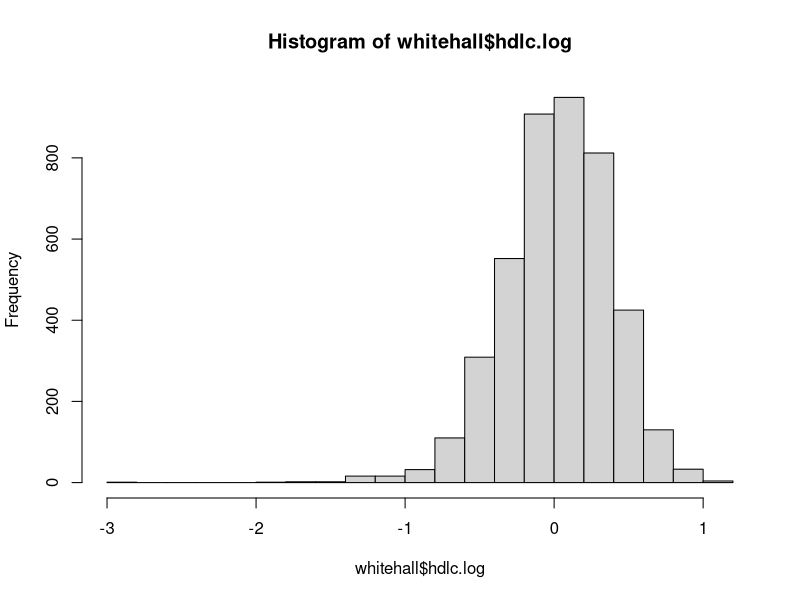
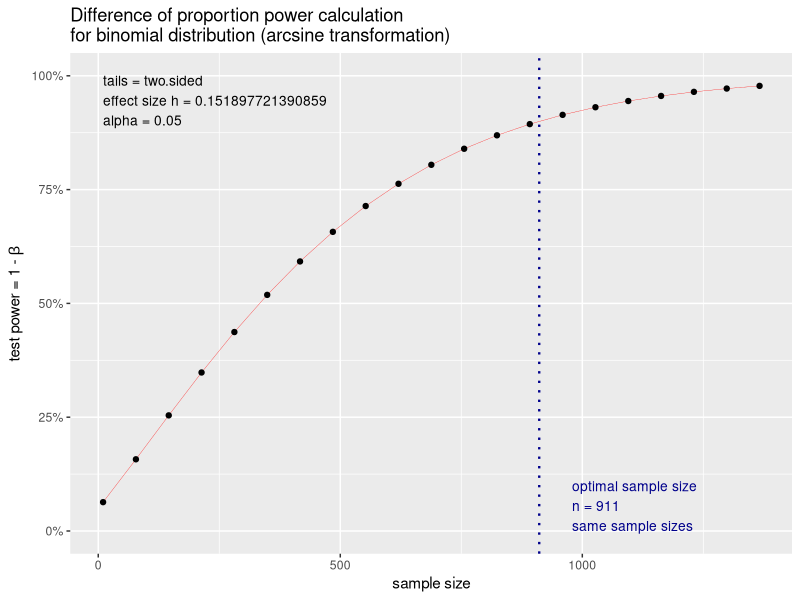
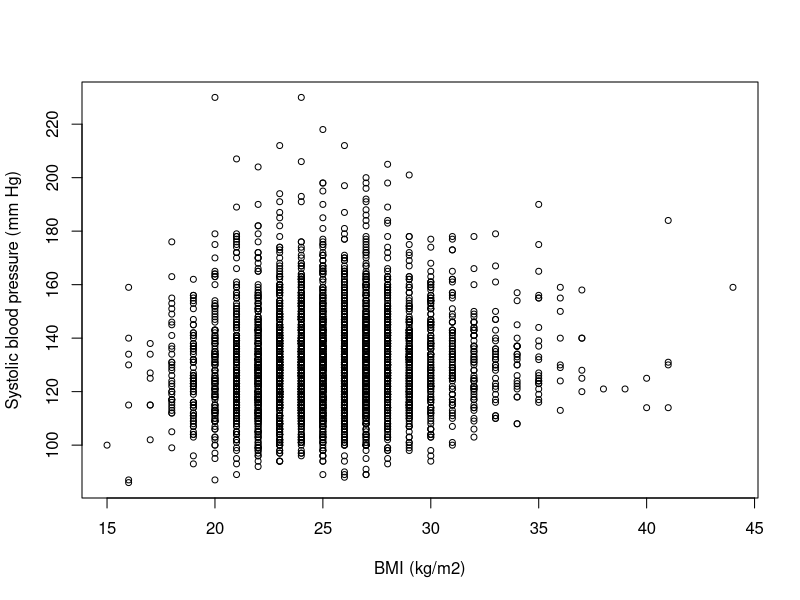

Reproduce these figures in R, in order.
# Get working directory ----
getwd()
setwd("C:/Users/Hon.Olayinka/Desktop/Data Science/THE GRAPH COURSES/FoSSA")

# Load dataset ----

whitehall <- read.csv("Whitehall_fossa(in).csv")

# Standard Error ----

# Calculate the Sample size, remember to exclude missing values!

SBP.n <- sum(!is.na(whitehall$sbp))

# Calculate SD, noting again that we are rounding to 3 significant figures and excluding NA values.

SBP.sd <- sd(whitehall$sbp, na.rm=T)
round(SBP.sd, digits=3)

#  Calculate SE

SBP.se <- SBP.sd/sqrt(SBP.n)

round (SBP.se, 3)

# 95% confidence interval ----

# Z0.975 is the 97.5% percentile of the standard normal distribution (~1.96 SD from the mean). We can determine this precisely in R using qnorm(0.975), as previously demonstrated.

Za <- qnorm(0.975)

SBP.mean <- mean(whitehall$sbp, na.rm=TRUE)

ci.Z_SBP <- c((SBP.mean - (SBP.se*Za)), (SBP.mean + (SBP.se*Za)))
ci.Z_SBP


# Calculate a 95% confidence interval for mean BMI ----

# Calculate the Sample Size

BMI.n <- sum(!is.na(whitehall$bmi))

# Calculate the SD

BMI.sd <- sd(whitehall$bmi, na.rm = T)

round(BMI.sd, 3)

# Calculate the SE

BMI.se <- BMI.sd/sqrt(BMI.n)

round(BMI.se, 3)

# Calculate the mean BMI

BMI.mean <- mean(whitehall$bmi, na.rm = T)

# Calculate the SE

Za <- qnorm(0.975)

ci.z_BMI <- c((BMI.mean - (BMI.se*Za)), (BMI.mean + (BMI.se*Za)))
ci.z_BMI

# 95% of sample means for BMI lie between 25.12 and 25.31

# Calculate 99% CI for BMI

ZA <- qnorm (0.995)

ci.z99_BMI <- c((BMI.mean - (BMI.se*ZA)), (BMI.mean + (BMI.se*ZA)))
ci.z99_BMI

# The 99% CI is wider. This is because only 1% of your sample means will fall outside this range. Therefore, to be more certain, the range of values will increase to allow for this.


# Recode BMI into a binary variable so that one group has a BMI below 25, and the other group has a BMI of 25 and above. Perform a t-test to compare the mean SBP in those with BMI<25 and those with BMI≥. ----

whitehall$bmi_grp4 <- NA
whitehall$bmi_grp4[whitehall$bmi < 25] <- 1
whitehall$bmi_grp4[whitehall$bmi >= 25] <- 2

table(whitehall$bmi_grp4)

# What is the mean SBP where BMI <25 (x1) ?

x1 <- aggregate(sbp~bmi_grp4, mean, subset = bmi_grp4 == 1, 
                data = whitehall)
x1

# What is the mean SBP where BMI ≥25 (x2) ?

x2 <- aggregate(sbp~bmi_grp4, mean, subset = bmi_grp4 == 2, 
                data = whitehall)
x2

# What is the mean difference (x1 - x2) ?

mean_diff <- x1 - x2
mean_diff

# What is the test statistic t?

t <- t.test(sbp~bmi_grp4, data = whitehall)
t

# Transforming Variables ----

whitehall$hdlc.log <- log(whitehall$hdlc)

# Histogram

hist(whitehall$hdlc.log, breaks = 20)


# Custom function to find the mode
get_mode <- function(v) {
  uniq_vals <- unique(v)  # Get unique values
  uniq_vals[which.max(tabulate(match(v, uniq_vals)))]  # Find the most frequent value
}
x <- c(25, 24, 31, 38, 18, 14, 16, 25, 22, 25, 24, 27, 42, 30, 32)

# Calculate mode
mode_value <- get_mode(x)
mode_value

# The power package ----

install.packages('pwr')
library('pwr')

# Cohen's d 
d <- 5/15
d

# Use the ‘pwr.t.test’ command to assess the sample size needed to detect this effect size.
power1<-pwr.t.test(d=d, power=0.9, sig.level =0.05 )
power1

# If we want to estimate the power of a given sample size, we omit the ‘power’ option, and instead use the ‘n=’ option:
power2<-pwr.t.test(n=190, d=d, sig.level =0.05 )
power2

# how much power would we have ended up with in our study if we only managed to recruit 150 participants in each group, but the variance of our study sample was smaller than what we anticipated (so SD=12)?
d1 <- 5/12
d1

power3 <- pwr.t.test(n=150, d=d1, sig.level = 0.05)
power3

# We recruited fewer participants, which would decrease our power, but since our variance was lower our power actually increased overall to 95%.

# Power calculations for two proportions----
# Estimate the sample size needed to compare the proportion of people who smoke in two populations. From previous work, you think that 10% of the people in population A smoke, and that an absolute increase of 5% in population B (compared to population A) would be clinically significant. You want 90% power, and a 5% significance level.
# In this scenario we use the ‘pwr.2p.test’ command in the power package.
# alpha = sig.level option and is equal to 0.05
# power = 0.90
# p1 = 0.10
# p2 = 0.15

power4<-pwr.2p.test(h=ES.h(p1=0.1, p2=0.15), sig.level=0.05, power=0.9)
power4

# You estimate that you need 911 participants from each population, with a total sample of around 1,821.
#  If you wanted different sample sizes in each group, you would use the command ‘pwr.2p2n.test’ instead.

# If we type ‘plot(power4)’ we can see how the power level changes with varying sample sizes:
plot(power4)

# Unfortunately, the funding body has informed you, you only have enough resources to recruit a fixed number of people. Can you estimate the power of a study if you only had 500 people in total (with even numbers in each group)?
power5 <- pwr.2p.test(h=ES.h(p1=0.1, p2=0.15), n = 250, sig.level = 0.05)
power5

# In this scenario, the power of the study would be only 0.40.  Most people would regard such a study as under-powered as there is only a 40% chance that the effect will be detected if one truly exists.

# Estimating sample size for a hypothesis in a cross-sectional study ----

# You have been asked to help with a power calculation for a cross-sectional study, to estimate the point prevalence of obesity within a population. A study five years ago in this population found that 30% of people were obese, but the government thinks this has increased by 10% (to a point prevalence of 40%). Estimate the sample size needed for this study, assuming that the previous point prevalence of 30% is your `null hypothesis’. You want 80% power.

# You are calculating a sample size for one proportion here.

power8<-pwr.p.test(h=ES.h(p1=0.3, p2=0.4), power=0.8, sig.level=0.05)
power8

# You need about 178 participants in your study to estimate this prevalence.

# One researcher has suggested that the proportion of the population who is obese may actually have decreased by 10% in the last five years (i.e. to 20%). How would this change your estimate for the sample size needed?

power9<-pwr.p.test(h=ES.h(p1=0.3, p2=0.2), power=0.8, sig.level=0.05)
power9

# The estimated sample size has now reduced slightly, to 146.

# Based the outputs above, we can conclude that more data are needed to detect a change in proportion from 0.3 to 0.4 than from 0.3 to 0.2. For a fixed absolute difference (here the absolute difference in proportions is 0.1), larger sample sizes are needed to obtain a given level of power as the proportions approach 0.5.

# Estimating sample size for case-control studies ----

# how many people do you need to recruit into your study if your odds ratio is less than 0.8 and you want to have power of at least 80%?

power10 <- power.t.test(delta = 6.0 - 5.5, sd = 1, power = 0.9, sig.level = 0.05, type = "two.sample", alternative = "two.sided")
power10

# Scatterplots ----
# In this section we will use correlations and scatter plots to examine the relationship between two continuous variables.
# Let us now assess if there is a relationship between BMI and SBP. A scatterplot is a quick way to have a first impression on how variables may relate to each other.

plot(whitehall$bmi, whitehall$sbp, xlab="BMI (kg/m2)",ylab="Systolic blood pressure (mm Hg)", cex=0.8)

#  Interpret the correlation coefficient between SBP and BMI.  
corrbp_bmi <- cor(whitehall[, 6:7], use="complete.obs")
round(corrbp_bmi, 2)

# The correlation between SBP and BMI is 0.09 and it is a weak positive correlation.

# ANOVA ----
whitehall$bmi_fact<-factor(whitehall$bmi_grp4)
fit3<-aov(sbp~bmi_fact, data=whitehall)
summary(fit3)

# The result indicates there are differences in SBP across the four categories of BMI as the p-value of 0.0001 is highly significant.
